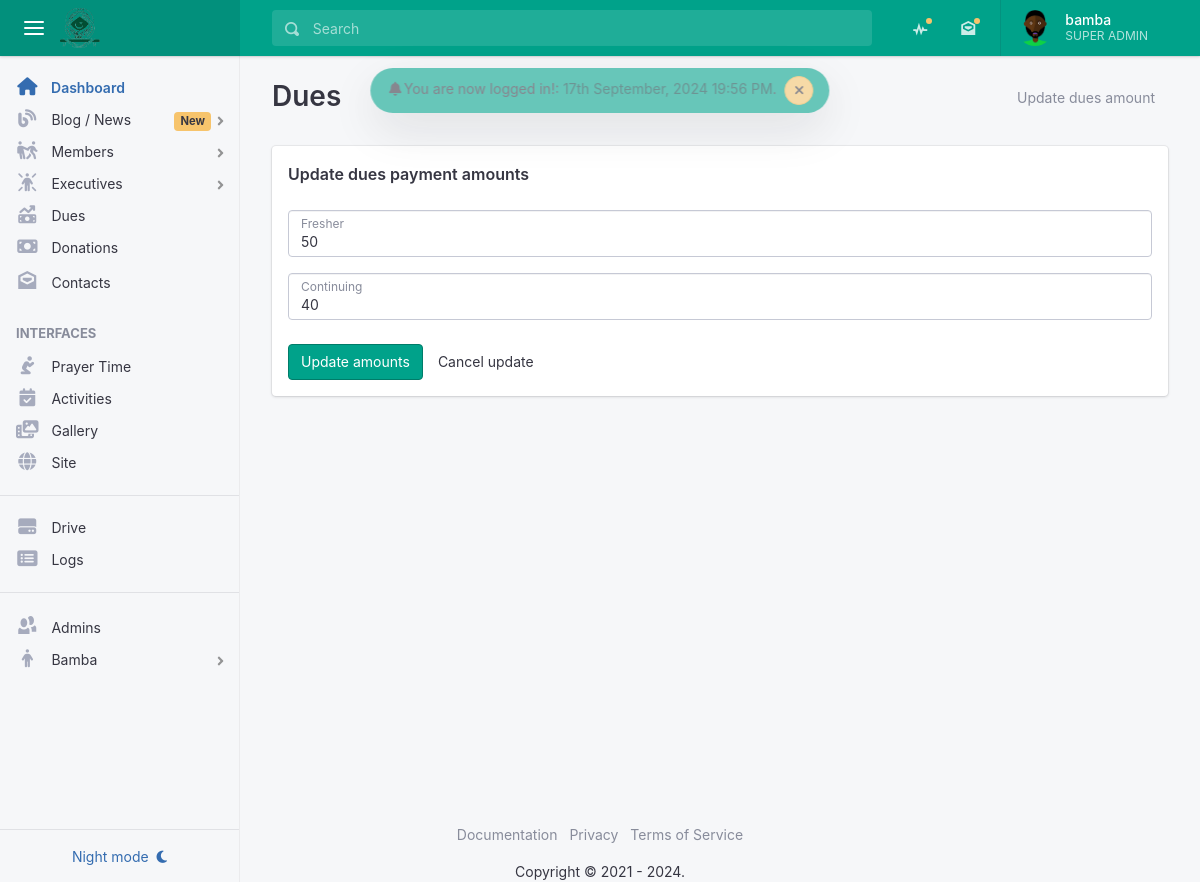
/admin/dues?update=1 (signed in), run on the app's committed database.
### tables this page shows
CREATE TABLE `gmsa_admin` (
  `id` int(11) NOT NULL,
  `admin_id` varchar(300) DEFAULT NULL,
  `admin_fullname` varchar(255) NOT NULL,
  `admin_email` varchar(175) NOT NULL,
  `admin_password` varchar(255) NOT NULL,
  `admin_profile` text DEFAULT NULL,
  `admin_joined_date` datetime NOT NULL DEFAULT current_timestamp(),
  `admin_last_login` datetime DEFAULT NULL,
  `admin_permissions` varchar(255) NOT NULL,
  `admin_status` tinyint(4) NOT NULL DEFAULT 0
);

CREATE TABLE `gmsa_about` (
  `about_id` int(11) NOT NULL,
  `about_info` text NOT NULL,
  `about_street1` varchar(250) NOT NULL,
  `about_street2` varchar(250) NOT NULL,
  `about_country` varchar(250) NOT NULL,
  `about_state` varchar(250) NOT NULL,
  `about_city` varchar(250) NOT NULL,
  `about_phone` varchar(20) NOT NULL,
  `about_email` varchar(250) NOT NULL,
  `about_phone2` varchar(20) NOT NULL,
  `about_fax` varchar(50) NOT NULL,
  `dues_for_fresher` double(10,2) NOT NULL,
  `dues_for_continue` double(10,2) NOT NULL,
  `ads` text DEFAULT NULL,
  `facebook` varchar(500) DEFAULT NULL,
  `instagram` varchar(500) DEFAULT NULL,
  `youtube` varchar(500) DEFAULT NULL,
  `twitter` varchar(500) DEFAULT NULL,
  `linkedin` varchar(500) DEFAULT NULL,
  `signature` text NOT NULL,
  `mission` varchar(500) NOT NULL,
  `vision` varchar(500) NOT NULL,
  `constitution` text DEFAULT NULL
);

### helpers/functions.php (called while the page is built, shortened)
<?php
function provide_admin_title($permission) {
	$title = '';
	if ($permission == 'admin,patron,finance,editor') {
		$title = 'Patron';
	} elseif ($permission == 'admin,finance,editor') {
		$title = 'Super Admin';
	} elseif ($permission == 'finance') {
		$title = 'Finance';
	} elseif ($permission == 'editor') {
		$title = 'Editor';
	}
	return strtoupper($title);
}

### helpers/helpers.php (called while the page is built, shortened)
<?php
function admin_has_permission($permission = 'admin') {
	global $admin_data;
	$permissions = explode(',', $admin_data['admin_permissions']);
	if (in_array($permission, $permissions, true)) {
		return true;
	}
	return false;
}

### admin/dues.php (the view, shortened to what this page needs)
<?php
    require_once ("../db_connection/conn.php");
    include ("includes/head.php");
    include ("includes/header.php");
    include ("includes/aside.php");
    $fresher = ((isset($_POST['fresher']) && !empty($_POST['fresher'])) ? sanitize($_POST['fresher']) : $site_row['dues_for_fresher']);
    $continuing = ((isset($_POST['continuing']) && !empty($_POST['continuing'])) ? sanitize($_POST['continuing']) : $site_row['dues_for_continue']);
?>
    <main class="app-main">
        <div class="wrapper">
            <div class="page">
                <?= $flash; ?>
                <div class="page-inner">
                    <header class="page-title-bar">
                        <div class="d-md-flex align-items-md-start">
                            <h1 class="page-title mr-sm-auto"> Dues </h1>
                            <div class="btn-toolbar">
                                <a href="<?= PROOT . 'admin/dues?update=1'; ?>" class="btn btn-light"> <span class="ml-1">Update dues amount</span></a>
                            </div>
                        </div>
                    </header>
                    <div class="page-section">
                        <?php if (isset($_GET['update']) && !empty($_GET['update'])): ?>
                           <div class="card">
                                <div class="card-body">
                                    <form method="POST">
                                        <fieldset>
                                            <legend>Update dues payment amounts</legend>
                                            <div class="form-group">
                                                <div class="form-label-group">
                                                    <input type="tel" class="form-control" id="fresher" name="fresher" placeholder="0.00" required="" value="<?= $fresher; ?>"> <label for="fresher">Fresher</label>
                                                </div>
                                            </div>
                                            <div class="form-group">
                                                <div class="form-label-group">
                                                    <input type="tel" class="form-control" id="continuing" name="continuing" placeholder="0.00" required="" value="<?= $continuing; ?>"> <label for="continuing">Continuing</label>
                                                </div>
                                            </div>
                                            <div class="form-actions">
                                                <button class="btn btn-success" type="submit" name="submit">Update amounts</button>
                                                <a class="btn" href="<?= PROOT; ?>admin/dues">Cancel update</a>
                                            </div>
                                        </fieldset>
                                    </form>
                                </div>
                            </div>
                    <?php endif; ?>
                </div>
            </div>
        </main>
    </div>
<?php include ("includes/footer.php"); ?>

### admin/includes/header.php (shortened to what this page needs)
<div class="app">
    <header class="app-header app-header-dark bg-success">
        <div class="top-bar">
            <div class="top-bar-brand">
                <button class="hamburger hamburger-squeeze mr-2" type="button" data-toggle="aside-menu" aria-label="toggle aside menu"><span class="hamburger-box"><span class="hamburger-inner"></span></span></button>
                <a href="<?= PROOT; ?>admin">
                    <img src="<?= PROOT; ?>assets/media/logo/logo.png" class="img-fluid rounded" width="40">
                </a>
            </div>
            <div class="top-bar-list">
                <div class="top-bar-item top-bar-item-full">
                    <form class="top-bar-search">
                        <div class="input-group input-group-search dropdown">
                            <div class="input-group-prepend">
                                <span class="input-group-text"><span class="oi oi-magnifying-glass"></span></span>
                            </div>
                            <input type="text" class="form-control" data-toggle="dropdown" aria-label="Search" placeholder="Search">
                        </div>
                    </form>
                </div>
                <div class="top-bar-item top-bar-item-right px-0 d-none d-sm-flex">
                    <ul class="header-nav nav">
                        <li class="nav-item dropdown header-nav-dropdown has-notified">
                            <a class="nav-link" href="<?= PROOT; ?>admin/blog/all"><span class="oi oi-pulse"></span></a>
                        </li>
                        <li class="nav-item dropdown header-nav-dropdown has-notified">
                            <a class="nav-link" href="<?= PROOT; ?>admin/contacts"><span class="oi oi-envelope-open"></span></a>
                        </li>
                    </ul>
                    <div class="dropdown d-none d-md-flex">
                        <button class="btn-account" type="button" data-toggle="dropdown" aria-haspopup="true" aria-expanded="false"><span class="user-avatar user-avatar-md"><img src="<?= PROOT . (($admin_data['admin_profile'] == NULL) ? 'assets/media/avatar.png' : $admin_data['admin_profile']); ?>" alt=""></span> <span class="account-summary pr-lg-4 d-none d-lg-block"><span class="account-name"><?= $admin_data['admin_fullname']; ?> </span> <span class="account-description"><?= provide_admin_title($admin_data['admin_permissions']); ?></span></span></button>
                    </div>
                </div>
            </div>
        </div>
    </header>

### admin/includes/aside.php (shortened to what this page needs)
<aside class="app-aside app-aside-expand-md app-aside-light">
    <div class="aside-content">
        <div class="aside-menu overflow-hidden">
            <nav id="stacked-menu" class="stacked-menu">
                <ul class="menu">
                    <li class="menu-item has-active">
                        <a href="<?= PROOT; ?>admin" class="menu-link"><span class="menu-icon fas fa-home"></span> <span class="menu-text">Dashboard</span></a>
                    </li>
                    <?php if (admin_has_permission('editor')): ?>
                    <li class="menu-item has-child">
                        <a href="javascript:;" class="menu-link"><span class="menu-icon fas fa-blog"></span> <span class="menu-text">Blog / News</span> <span class="badge badge-warning">New</span></a>
                    </li>
                    <?php endif; ?>
                    <li class="menu-item has-child">
                        <a href="javascript:;" class="menu-link"><span class="menu-icon fa-solid fa-people-pulling"></span> <span class="menu-text">Members</span></a>
                    </li>
                    <li class="menu-item has-child">
                        <a href="javascript:;" class="menu-link"><span class="menu-icon fa-solid fa-person-rays"></span> <span class="menu-text">Executives</span></a>
                    </li>
                    <?php if (admin_has_permission('finance')): ?>
                    <li class="menu-item">
                        <a href="<?= PROOT; ?>admin/dues" class="menu-link"><span class="menu-icon fa fa-money-bill-trend-up"></span> <span class="menu-text">Dues</span></a>
                    </li>
                    <li class="menu-item">
                        <a href="<?= PROOT; ?>admin/donations" class="menu-link"><span class="menu-icon fa fa-money-bill"></span> <span class="menu-text">Donations</span></a>
                    </li>
                    <?php endif; ?>
                    <li class="menu-item">
                        <a href="<?= PROOT; ?>admin/contacts" class="menu-link"><span class="menu-icon oi oi-envelope-open"></span> <span class="menu-text">Contacts</span></a>
                    </li>
                    <?php if (admin_has_permission('editor')): ?>
                    <li class="menu-header">Interfaces </li>
                    <li class="menu-item">
                        <a href="<?= PROOT; ?>admin/prayer-time" class="menu-link"><span class="menu-icon fa-solid fa-person-praying"></span> <span class="menu-text">Prayer Time</span></a>
                    </li>
                    <li class="menu-item">
                        <a href="<?= PROOT; ?>admin/activity" class="menu-link"><span class="menu-icon fa fa-calendar-check"></span> <span class="menu-text">Activities</span></a>
                    </li>
                    <li class="menu-item">
                        <a href="<?= PROOT; ?>admin/gallery" class="menu-link"><span class="menu-icon fa fa-photo-film"></span> <span class="menu-text">Gallery</span></a>
                    </li>
                    <li class="menu-item">
                        <a href="<?= PROOT; ?>admin/site" class="menu-link"><span class="menu-icon fas fa-globe"></span> <span class="menu-text">Site</span></a>
                    </li>
                    <?php endif; ?>
                    <hr>
                    <li class="menu-item">
                        <a href="<?= PROOT; ?>admin/drive" class="menu-link"><span class="menu-icon fa-solid fa-hard-drive"></span> <span class="menu-text">Drive</span></a>
                    </li>
                    <li class="menu-item">
                        <a href="<?= PROOT; ?>admin/logs" class="menu-link"><span class="menu-icon fa-solid fa-rectangle-list"></span> <span class="menu-text">Logs</span></a>
                    </li>
                    <hr>
                    <?php if (admin_has_permission()): ?>
                    <li class="menu-item">
                        <a href="<?= PROOT; ?>admin/admins" class="menu-link"><span class="menu-icon oi oi-people"></span> <span class="menu-text">Admins</span></a>
                    </li>
                    <?php endif; ?>
                    <li class="menu-item has-child">
                        <a href="javascript:;" class="menu-link"><span class="menu-icon fa-solid fa-person"></span> <span class="menu-text"><?= ucwords($admin_data['admin_fullname']); ?> </span></a>
                    </li>
                </ul>
            </nav>
        </div>
        <footer class="aside-footer border-top p-2">
            <button class="btn btn-light btn-block text-primary" data-toggle="skin"><span class="d-compact-menu-none">Night mode</span> <i class="fas fa-moon ml-1"></i></button>
        </footer>
    </div>
</aside>

### data on the page
gmsa_admin: admin_fullname "bamba", admin_permissions "SUPER ADMIN", admin_fullname "Bamba"
gmsa_about: fresher "50", continuing "40"

### other printed values
$_SESSION['flash_success'] "You are now logged in!"
